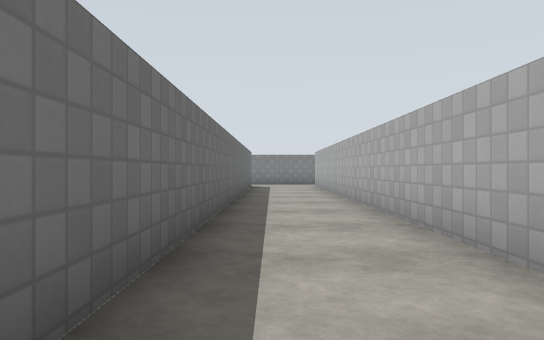
view 1 (above)

24 first-person views from a walk through a robot-simulator world made for Gazebo. The camera is 1.2 m above the floor, looks level and sees 70° across. The floor is counted in squares, 2 m on a side. Each view is taken from the middle of a square. On the plan, view 1 faces up. The plan holds only what a view shows up to about 10 squares ahead; the rest is blank. The place goes on beyond the plan. Gazebo's built-in surfaces are drawn with simple patterns.

view 2
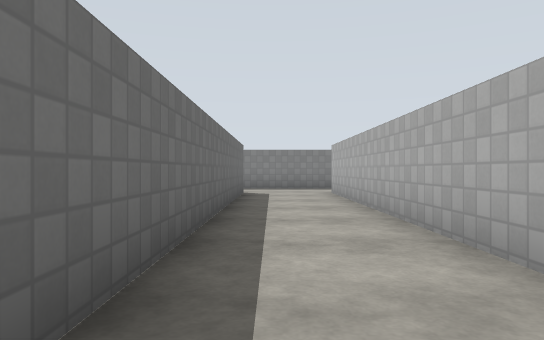

view 3
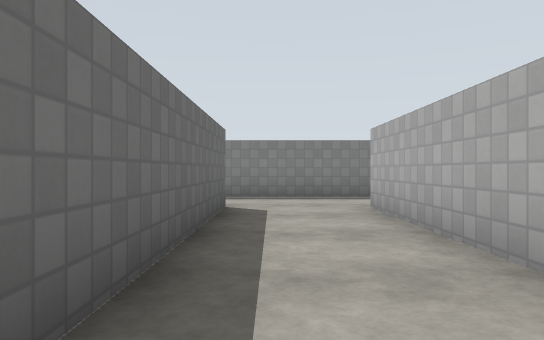

view 4
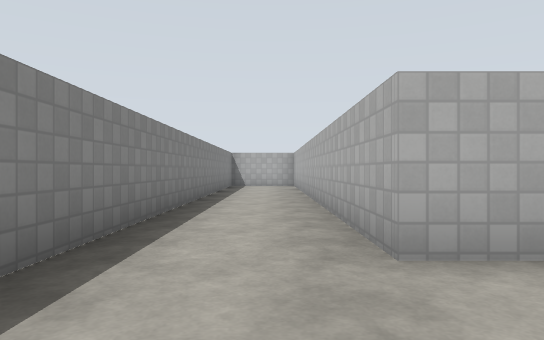

view 5
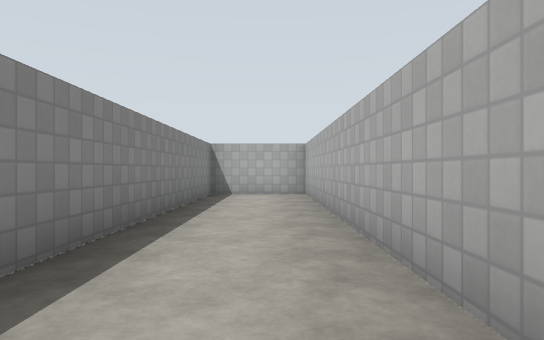

view 6
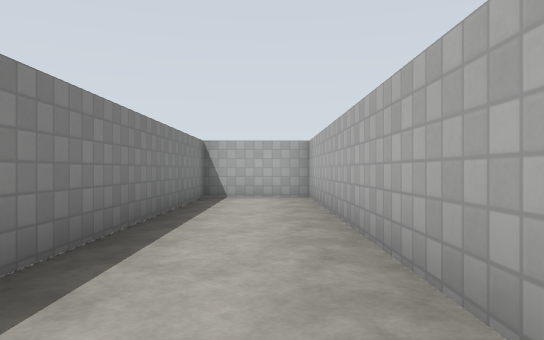

view 7
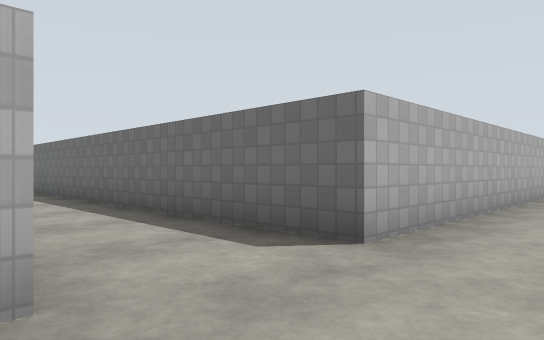

view 8
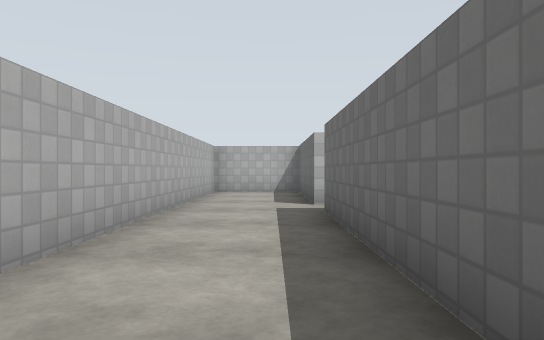

view 9
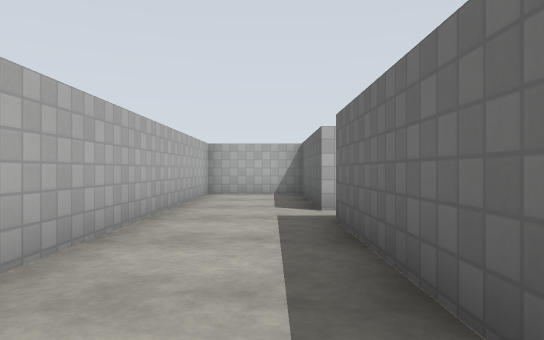

view 10
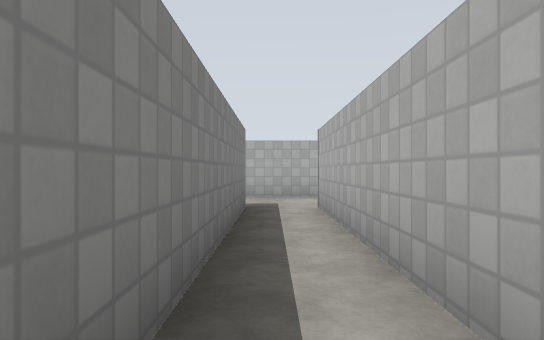

view 11
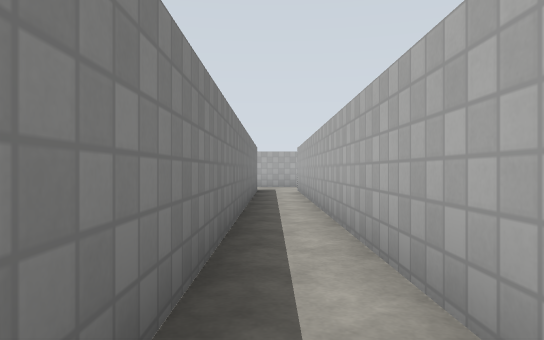

view 12
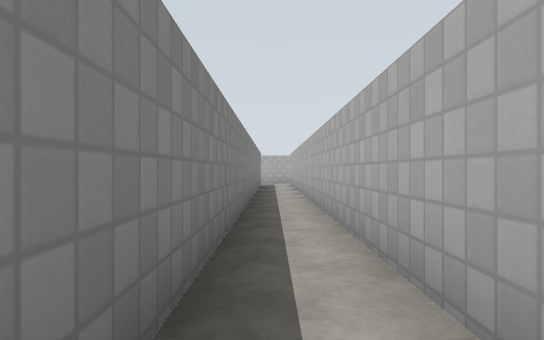

view 13
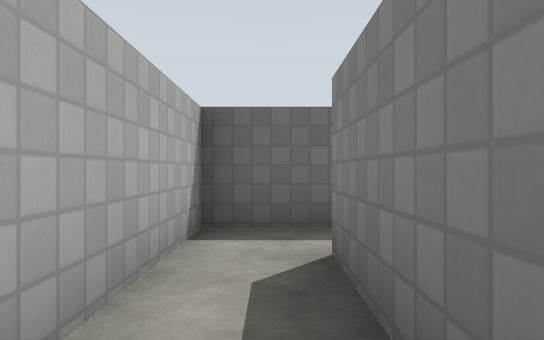

view 14
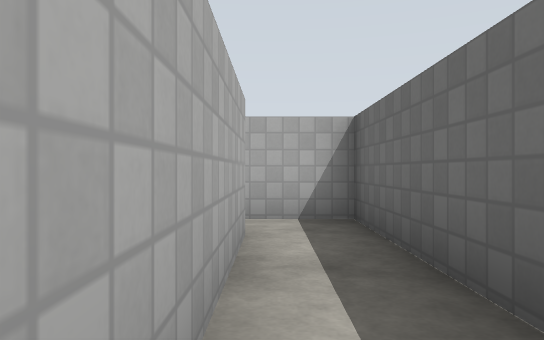

view 15
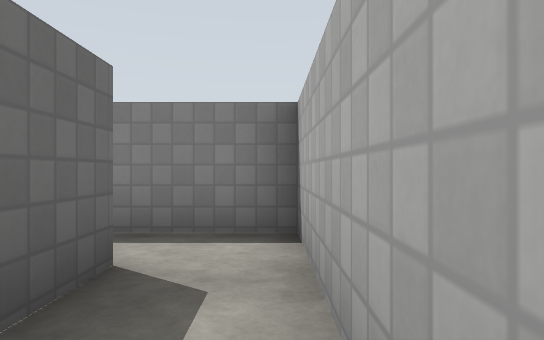

view 16
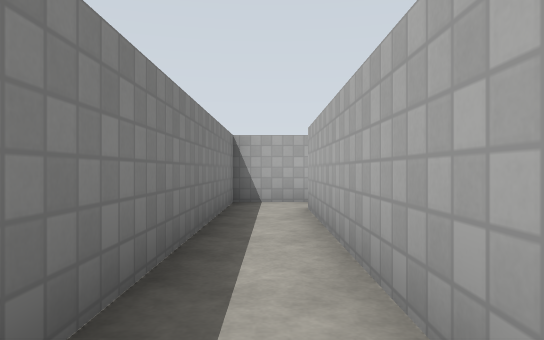

view 17
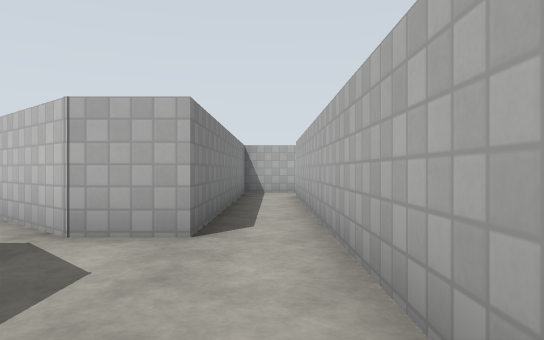

view 18
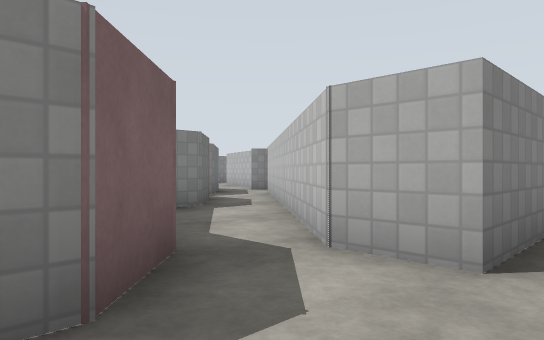

view 19
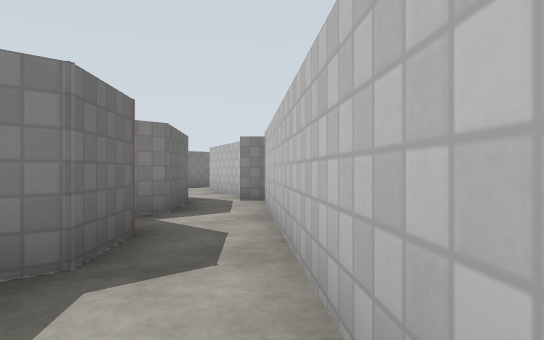

view 20
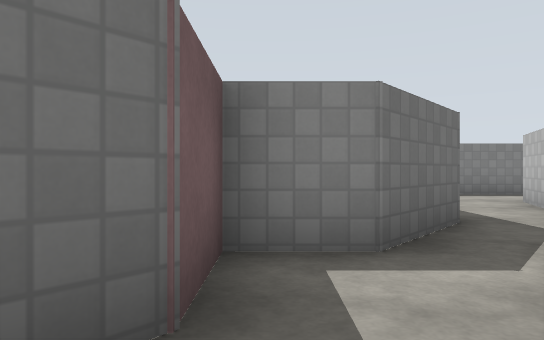

view 21
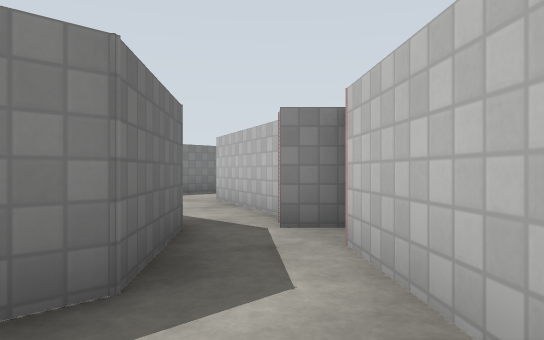

view 22
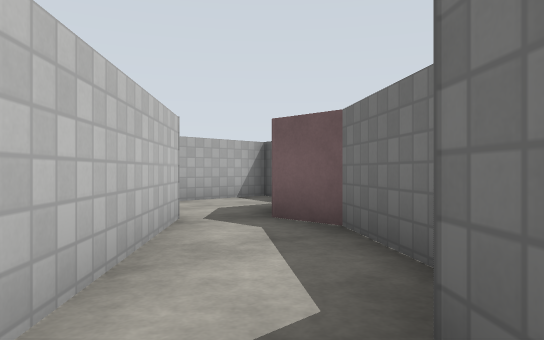

view 23
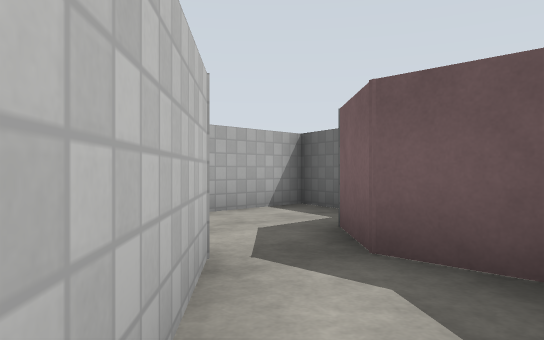

view 24
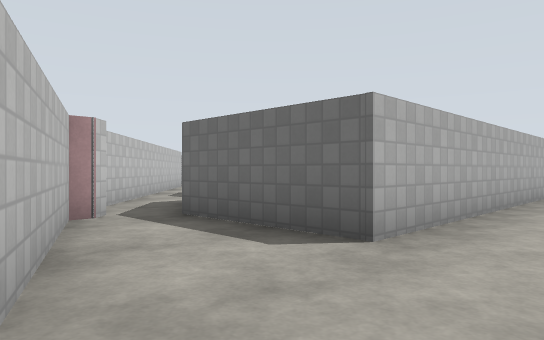

### Floor plan
Ten units are one square. View 1 is at (0, 0); x grows to the right and y downward. Boxes are objects, and circles mark ways between rooms. Rooms are numbered by the first view taken in them; rooms with no view inside come last. Other rooms are left out.
<svg viewBox="-268 -170 409 240">
<path fill="none" stroke="#000" d="M-76 -142 -8 -142 -8 16 -158 16M-138 -165 -155 -165M-165 -111 -153 -143M-246 -142 -179 -142 -179 -112M-155 27 -8 27 -8 65 16 65 16 -142 136 -142 136 -165 -10 -165M-158 16 -158 -15M-170 -14 -170 27 -155 27M-158 -15 -158 -27 -226 -27M-224 -14 -170 -14M-226 -27 -226 -38M-235 -45 -245 -35M-260 -25 -263 -14 -224 -14M-224 -70 -235 -56 -235 -45M-191 -98 -204 -98 -204 -84 -212 -75 -217 -75M-226 -38 -174 -98"/>
<circle cx="-160" cy="20" r="3" fill="#2a7"/>
<circle cx="-160" cy="-10" r="3" fill="#2a7"/>
<circle cx="-220" cy="-20" r="3" fill="#2a7"/>
<circle cx="-230" cy="-40" r="3" fill="#2a7"/>
<text x="-50" y="-150">1</text>
<text x="-160" y="0">2</text>
<text x="-190" y="-20">3</text>
<text x="-240" y="-30">4</text>
<text x="-210" y="-70">5</text>
</svg>
Room 1 opens to room 2. Room 2 opens to room 3. Room 3 opens to room 4. Room 4 opens to room 5.

Where each view was taken, in squares from view 1:
view 1: 0 up, 0 right, facing up
view 2: 4 up, 0 right, facing up
view 3: 8 up, 0 right, facing up
view 4: 15 up, 1 left, facing right
view 5: 15 up, 4 right, facing right
view 6: 15 up, 5 right, facing right
view 7: 16 up, 2 right, facing down-left
view 8: 4 up, 0 right, facing down
view 9: 3 up, 0 right, facing down
view 10: 2 down, 7 left, facing right
view 11: 2 down, 12 left, facing right
view 12: 2 down, 16 left, facing right
view 13: 2 down, 13 left, facing left
view 14: 2 up, 16 left, facing down
view 15: 1 down, 16 left, facing up
view 16: 2 up, 23 left, facing right
view 17: 2 up, 26 left, facing right
view 18: 2 up, 25 left, facing up-right
view 19: 5 up, 22 left, facing up-right
view 20: 7 up, 20 left, facing up
view 21: 8 up, 20 left, facing up-right
view 22: 8 up, 20 left, facing down-left
view 23: 6 up, 21 left, facing down-left
view 24: 16 up, 15 left, facing down-left
